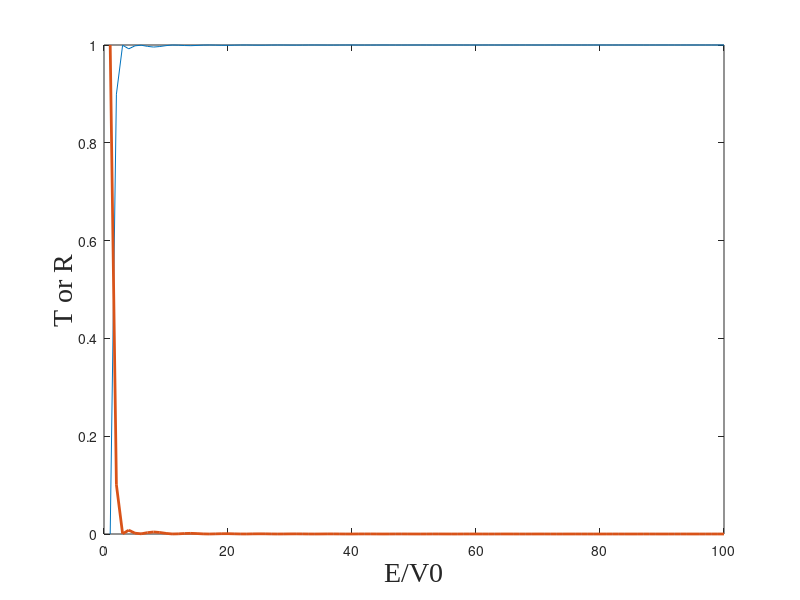

This chart was generated by the following MATLAB code:
clc;clear;
%x = linspace(0, 10);
m=1;V = 0.1;h_bar = 1.05*10^(-34);a = 10;
%k2 = (2*m*V*x)/h_bar;
for x1 = 1:101
    x(x1) = (x1-1);
    y(x1) = 4*x(x1)*(x(x1)-1)/(4*x(x1)*(x(x1)-1)+sin((2*m*V*x(x1))/h_bar*a)^2);
end


figure
plot(x,y,x,1-y,"LineWidth",2);
xlabel('E/V0','fontname','Times New Roman','fontsize',20);
ylabel('T or R','fontname','Times New Roman','fontsize',20);